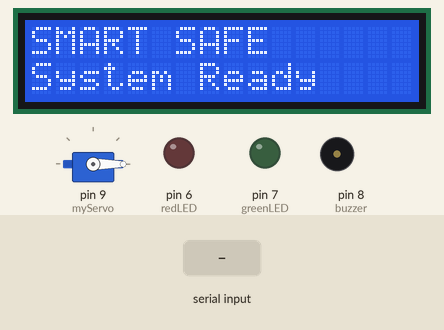
Recording of a sketch running on a simulated Arduino Uno, built with avr-gcc and run on an emulated ATmega328P. Parts: servo, 16×2 character LCD, output pins drawn as LEDs (lit = HIGH), buzzer (waves = sounding, pin HIGH). The inputs (shaded band) are chosen by the test bench. What the sketch prints to the serial monitor is not drawn.

Above: at 0.1 s.
3.3 s: "DENIED\n" received over Serial
At 5.8 s:
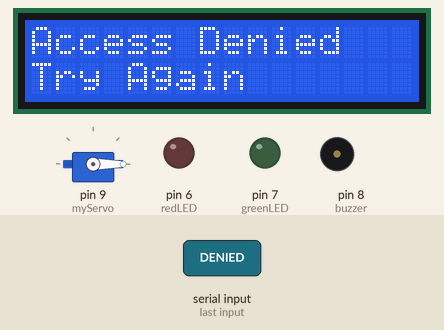
6.0 s: "OPEN\n" received over Serial
At 7.1 s:
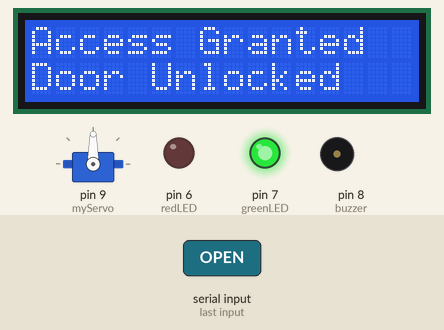
7.5 s: "SCAN\n" received over Serial
At 10.2 s:
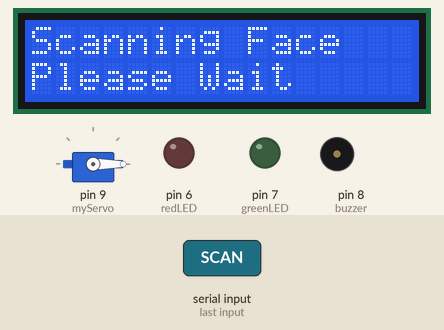
10.5 s: "EXPRESSION\n" received over Serial
At 11.7 s:
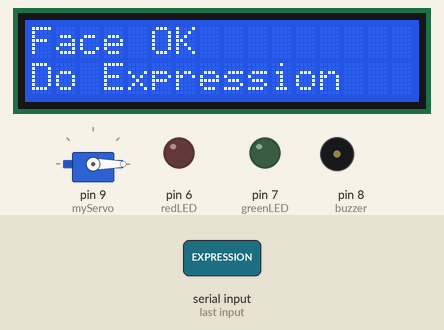
12.0 s: "VERIFYING\n" received over Serial
At 12.7 s:
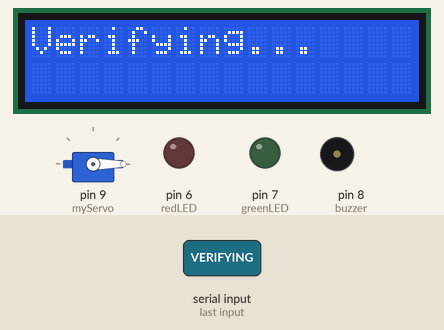
13.5 s: "REGISTER\n" received over Serial
At 13.9 s:
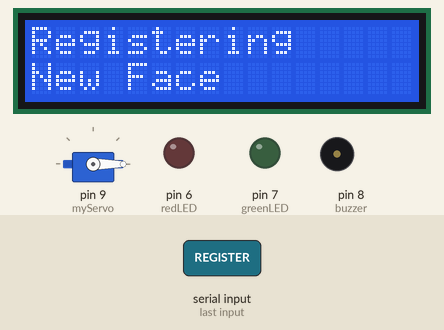
Timing chart, 0 to 16.0 s (numbered marks = the images above; inputs shaded):
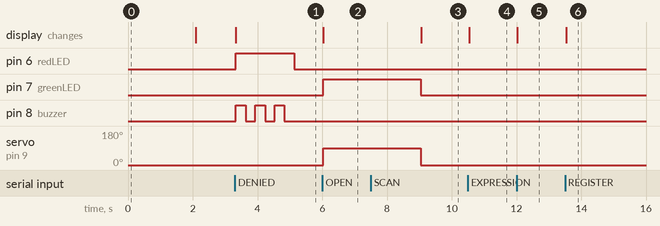

Measured:
- after the input at 3.3 s, pin 6 (redLED): LOW → HIGH at once, → LOW 1.8 s later; pin 8 (buzzer): alternates HIGH for 0.30 s and LOW for 0.30 s, 6 changes in all, then stays LOW, starting at once; the display: changes at once (image 1)
- after the input at 6.0 s, pin 7 (greenLED): LOW → HIGH at once; servo on pin 9 (myServo): 0° → 90° at once; the display: changes at once (image 2)
- after the input at 7.5 s, the display: changes after 1.6 s (image 3)
- after the input at 10.5 s, the display: changes at once (image 4)
- after the input at 12.0 s, the display: changes at once (image 5)
- after the input at 13.5 s, the display: changes at once (image 6)

The sketch:

arduino.ino
```cpp
#include <Wire.h>
#include <LiquidCrystal_I2C.h>
#include <Servo.h>

LiquidCrystal_I2C lcd(0x27, 16, 2);

Servo myServo;

String command = "";

int greenLED = 7;
int redLED = 6;
int buzzer = 8;

void setup() {

  Serial.begin(9600);

  myServo.attach(9);

  pinMode(greenLED, OUTPUT);
  pinMode(redLED, OUTPUT);
  pinMode(buzzer, OUTPUT);
  digitalWrite(buzzer,LOW);
  myServo.write(0);

  lcd.init();
  lcd.backlight();

  // Startup Message
  lcd.setCursor(0,0);
  lcd.print("SMART SAFE");

  lcd.setCursor(0,1);
  lcd.print("System Ready");

  delay(2000);

  lcd.clear();
}

void loop() {

  if (Serial.available()) {

    command = Serial.readStringUntil('\n');

    command.trim();

    // Reset outputs
    digitalWrite(greenLED, LOW);
    digitalWrite(redLED, LOW);
    digitalWrite(buzzer, LOW);

    lcd.clear();

    // ---------------- SCAN ----------------
    Serial.println(command);
    if (command == "SCAN") {

      lcd.setCursor(0,0);
      lcd.print("Scanning Face");

      lcd.setCursor(0,1);
      lcd.print("Please Wait");
    }

    else if (command == "EXPRESSION") {
      lcd.clear();
      lcd.setCursor(0, 0);
      lcd.print("Face OK");

      lcd.setCursor(0, 1);
      lcd.print("Do Expression");
}


    // ---------------- OPEN ----------------

    else if (command == "OPEN") {

      lcd.setCursor(0,0);
      lcd.print("Access Granted");

      lcd.setCursor(0,1);
      lcd.print("Door Unlocked");

      digitalWrite(greenLED, HIGH);

      myServo.write(90);

      delay(3000);

      myServo.write(0);

      digitalWrite(greenLED, LOW);
    }

    else if (command=="CHALLENGE")
    {
      lcd.clear();
      digitalWrite(buzzer,LOW);
    }

    else if (command == "VERIFYING") {
  lcd.clear();
  lcd.setCursor(0, 0);
  lcd.print("Verifying...");
}
    // ---------------- DENIED ----------------

    else if (command == "DENIED") {

      lcd.setCursor(0,0);
      lcd.print("Access Denied");

      lcd.setCursor(0,1);
      lcd.print("Try Again");

      digitalWrite(redLED, HIGH);
      for (int i=0;i<3;i++)
      {
        digitalWrite(buzzer, HIGH);
        delay(300);
        digitalWrite(buzzer, LOW);
        delay(300);
      }
      digitalWrite(redLED, LOW);

    }

    else if (command == "READY") {
  lcd.clear();
  lcd.setCursor(0, 0);
  lcd.print("SMART SAFE");
  lcd.setCursor(0, 1);
  lcd.print("System Ready");
}
    // ---------------- REGISTER ----------------

    else if (command == "REGISTER") {

      lcd.setCursor(0,0);
      lcd.print("Registering");

      lcd.setCursor(0,1);
      lcd.print("New Face");
    }

    // ---------------- SAVED ----------------

    else if (command == "SAVED") {

      lcd.setCursor(0,0);
      lcd.print("Face Saved");

      lcd.setCursor(0,1);
      lcd.print("Successfully");

      delay(2000);
    }
  }
}
```
